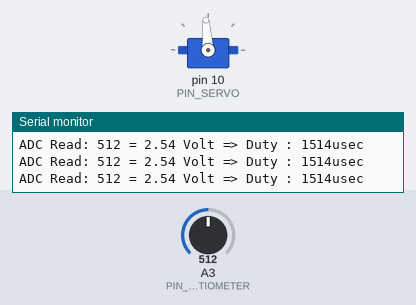
This sketch was run on a simulated Arduino Uno, built with avr-gcc and run on an emulated ATmega328P. Parts: servo, the last lines printed to the serial monitor. Inputs (shaded band) come from the test bench; at power-on: A3 (PIN_POTENTIOMETER) = 512.

Above: at 1.2 s.
1.3 s: A3 (PIN_POTENTIOMETER) set to 560
At 2.3 s:
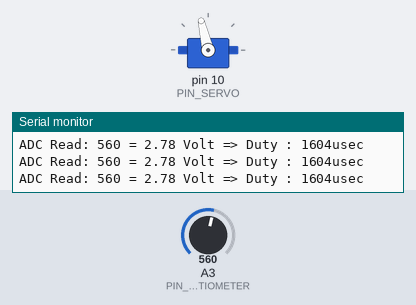
2.8 s: A3 (PIN_POTENTIOMETER) set to 716
At 3.5 s:
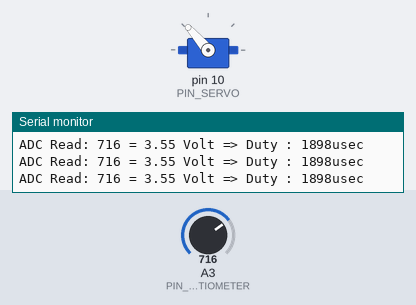
4.3 s: A3 (PIN_POTENTIOMETER) set to 900
At 4.6 s:
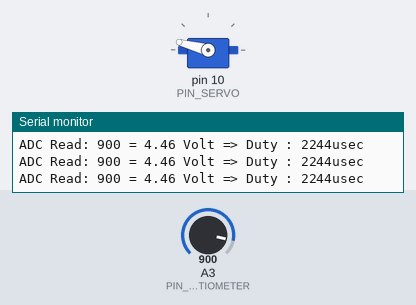
5.8 s: A3 (PIN_POTENTIOMETER) set to 1023
At 7.0 s:
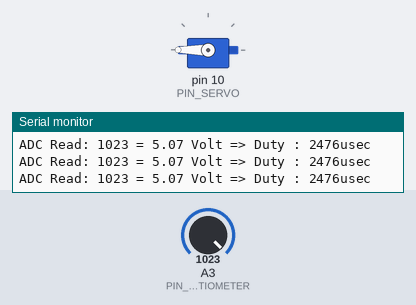
7.3 s: A3 (PIN_POTENTIOMETER) set to 306
At 8.1 s:
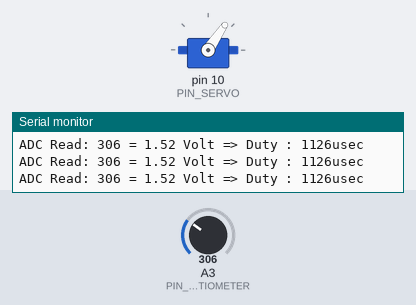
8.8 s: A3 (PIN_POTENTIOMETER) set to 511
At 9.2 s:
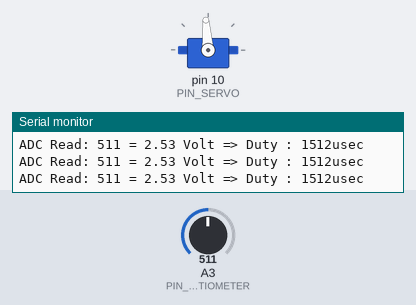
Timing chart, 0 to 11.3 s (numbered marks = the images above; inputs shaded):
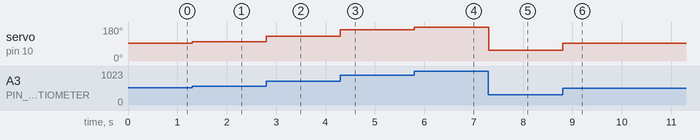

The sketch:

17_example_2.ino
```cpp
#include <Servo.h>

// Arduino pin assignment

#define PIN_POTENTIOMETER 3   // Potentiometer at Pin A3
#define PIN_SERVO         10

// configurable parameters
#define _DUTY_MIN 550 // servo full clock-wise position (0 degree)
#define _DUTY_NEU 1500 // servo neutral position (90 degree)
#define _DUTY_MAX 2450 // servo full counter-clockwise position (180 degree)

#define LOOP_INTERVAL 50   // Loop Interval (unit: msec)

Servo myservo;
unsigned long last_loop_time;   // unit: msec

void setup()
{
  myservo.attach(PIN_SERVO);
  myservo.writeMicroseconds(_DUTY_NEU);

  Serial.begin(57600);
}

void loop()
{
  unsigned long time_curr = millis();
  int a_value, duty;

  // wait until next event time
  if (time_curr < (last_loop_time + LOOP_INTERVAL))
    return;
  last_loop_time += LOOP_INTERVAL;

  a_value = analogRead(PIN_POTENTIOMETER);

  // map a_value into duty
  duty = map(a_value, 0, 1009, _DUTY_MIN, _DUTY_MAX);
  myservo.writeMicroseconds(duty);

  // print Potentiometer value and duty !!!
  Serial.print("ADC Read: ");
  Serial.print(a_value);
  Serial.print(" = ");
  Serial.print((a_value / 1009.0) * 5.0);
  Serial.print(" Volt => Duty : ");
  Serial.print(duty);
  Serial.println("usec");
}
```

Measured:
- after the input at 1.3 s, servo on pin 10 (PIN_SERVO): 94° → 103° at once
- after the input at 2.8 s, servo on pin 10 (PIN_SERVO): 103° → 131° at once
- after the input at 4.3 s, servo on pin 10 (PIN_SERVO): 131° → 165° at once
- after the input at 5.8 s, servo on pin 10 (PIN_SERVO): 165° → 180° at once
- after the input at 7.3 s, servo on pin 10 (PIN_SERVO): 180° → 56° at once
- after the input at 8.8 s, servo on pin 10 (PIN_SERVO): 56° → 94° at once
